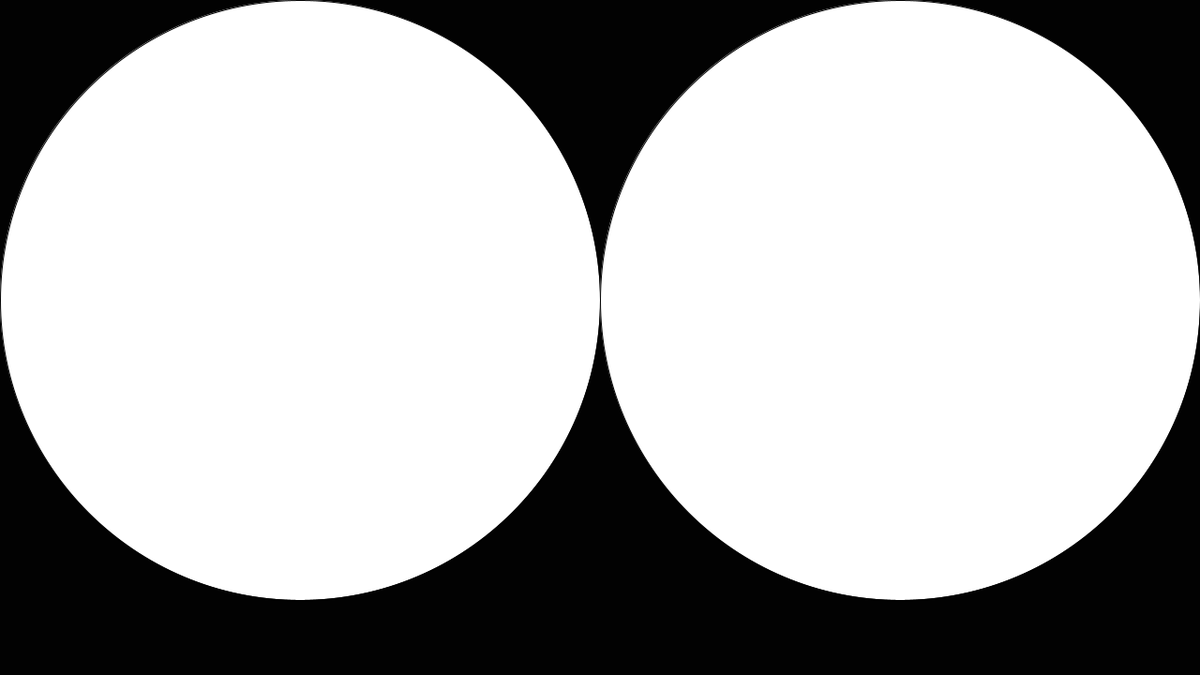
Frame 1 (no input)
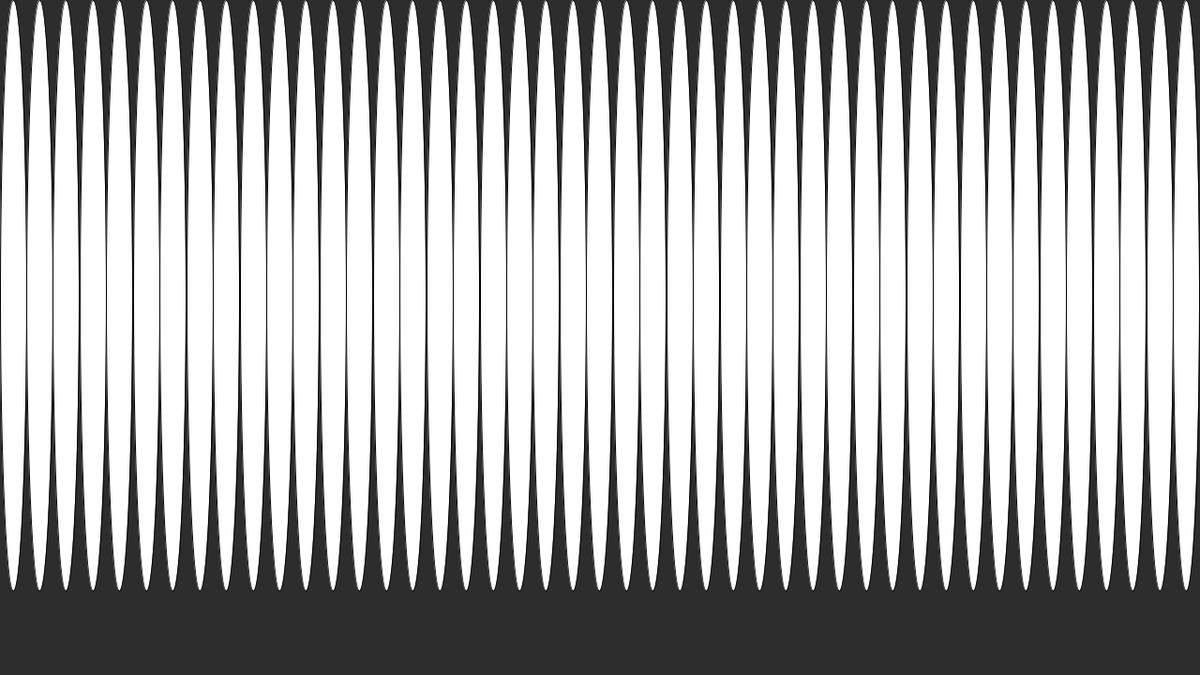
Frame 60 (the mouse pressed at the canvas centre just before this capture)
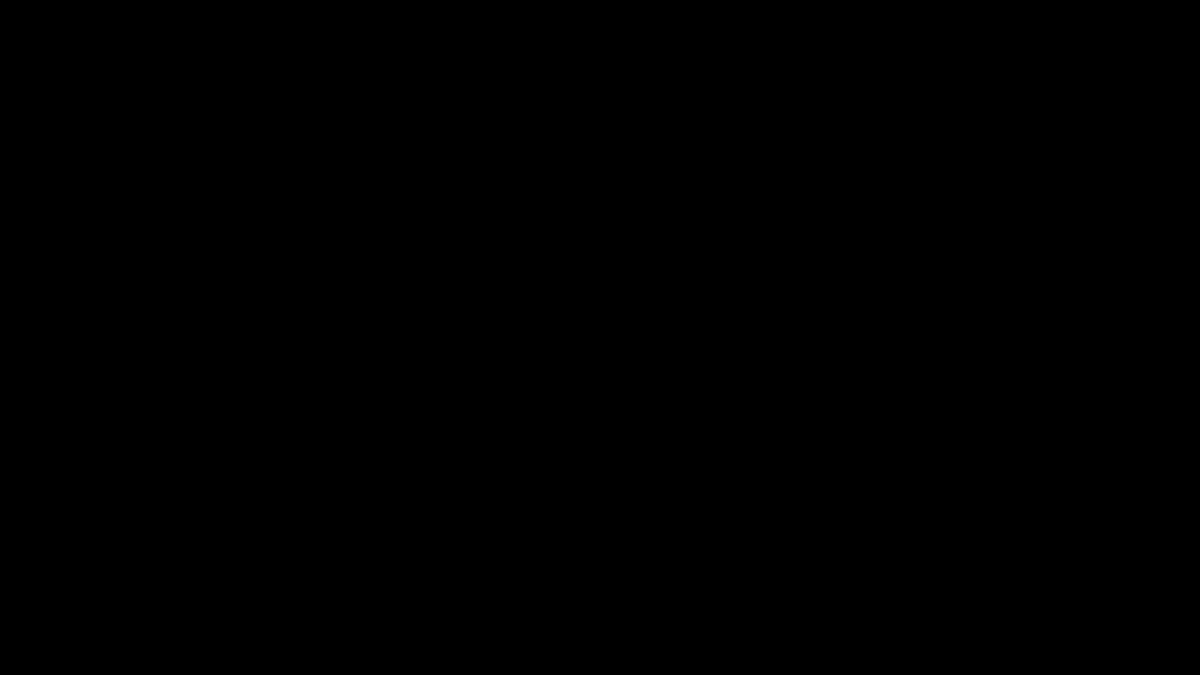
Frame 120 (the mouse held since frame 60 and released just before this capture)

The Processing sketch that drew these frames (run headless with seeded random() and noise(); from frame 60 on, the mouse is pressed at the canvas centre):

// Processing sketch: gd105_week6_b
// ── gd105_week6_b.pde

int howMany;

void setup(){
  size(1280,720);
  ellipseMode(CORNER);
}

void draw(){
  float bg = ((millis()/100)%100) + 0;
  println(bg);
  //bg = 5;
  background(bg);
  howMany = int(bg);
  //rotate(1 % sin(millis()/10));
  
  for (int i = 0; i < howMany; i++){
    float x = i * width/howMany;
    int y = 0;
    int size = width/howMany;
    ellipse(x,y,size,size*bg/2); 
  }
  
}
